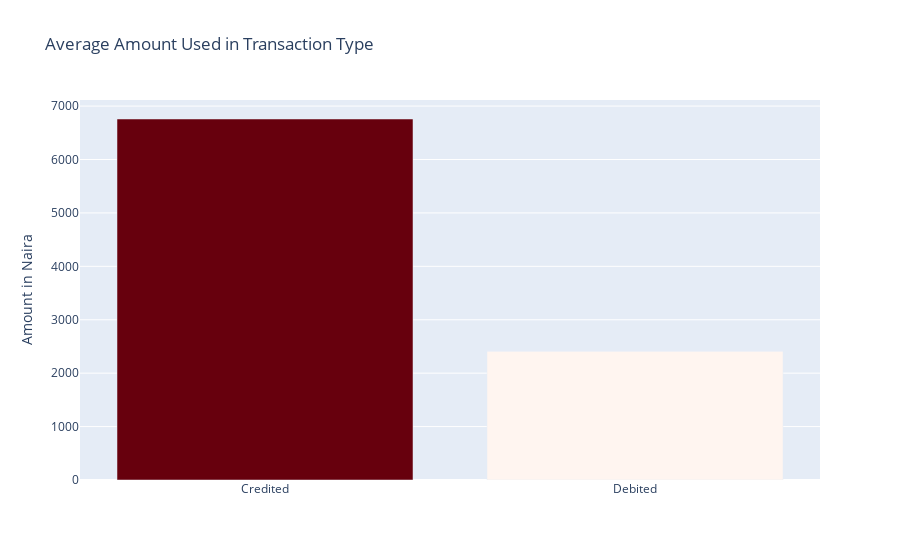

The cell this chart's notebook holds for it:
### Markdown cell above
Credit Transactions has the highest average amount used

### Code cell
trans_type_mean = round(trans.groupby('trans_type')['amount'].mean().to_frame(), 2)
trace = go.Bar(
    x=trans_type_mean.index,
    y=trans_type_mean.amount,
    marker=dict(color=trans_type_mean.amount, 
                colorscale='Reds')
)

data = [trace]
layout = go.Layout(title = 'Average Amount Used in Transaction Type',
                   yaxis = dict(title = 'Amount in Naira'))
fig= go.Figure(data=data, layout=layout)
po.iplot(fig)

### Figure 1 — Plotly figure (JSON) as saved in the notebook; plotly's stock layout.template omitted (floating-point values rounded to 4 significant figures)
{"data": [{"marker": {"color": [6758.0, 2408.0], "colorscale": [[0, "rgb(255,245,240)"], [0.125, "rgb(254,224,210)"], [0.25, "rgb(252,187,161)"], [0.375, "rgb(252,146,114)"], [0.5, "rgb(251,106,74)"], [0.625, "rgb(239,59,44)"], [0.75, "rgb(203,24,29)"], [0.875, "rgb(165,15,21)"], [1, "rgb(103,0,13)"]]}, "type": "bar", "x": ["Credited", "Debited"], "y": [6758.0, 2408.0]}], "layout": {"title": {"text": "Average Amount Used in Transaction Type"}, "yaxis": {"title": {"text": "Amount in Naira"}}}}
